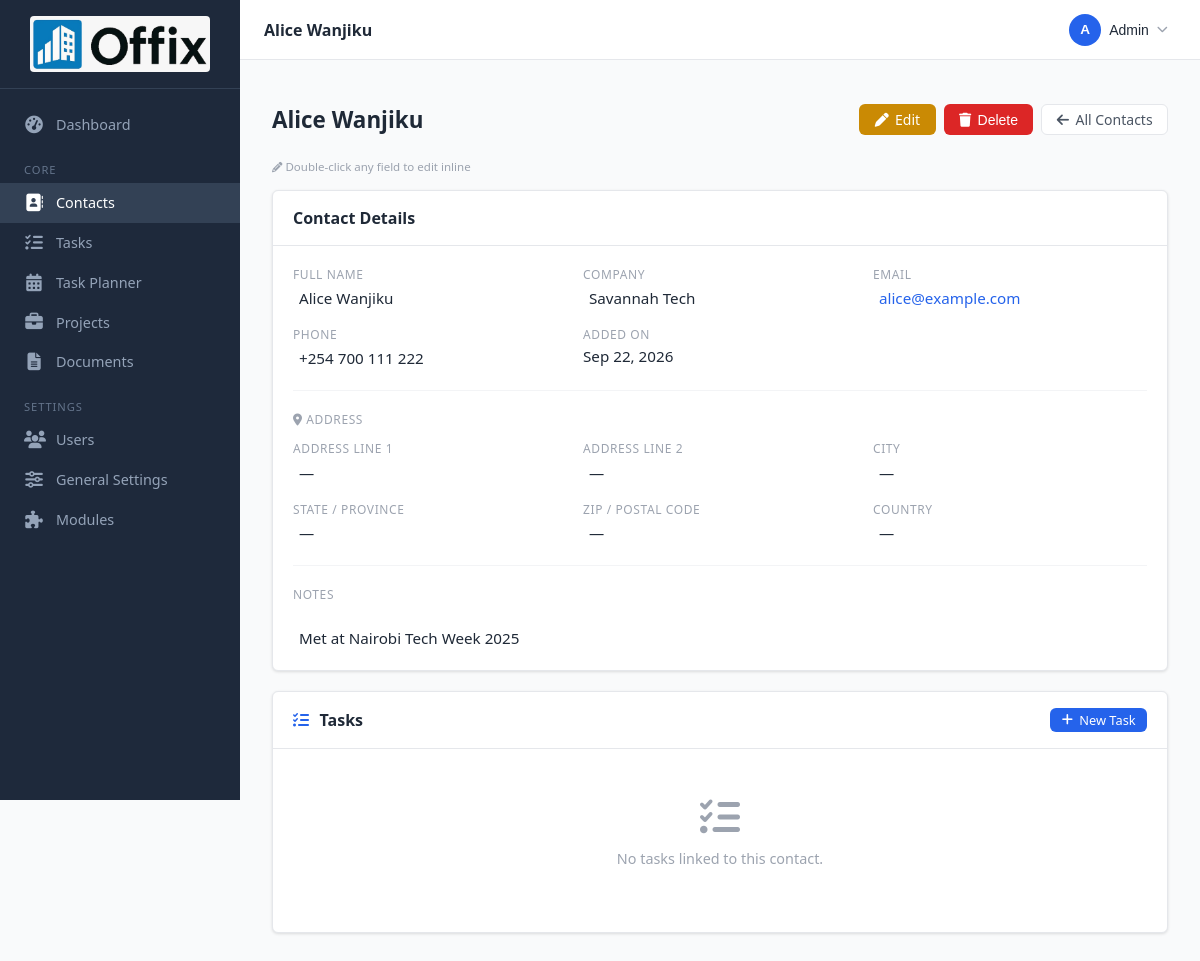
Screenshot of /contacts/4 (signed in) with the database file from the repository.
### tables this page shows
CREATE TABLE `contacts` (
  `id` int(10) unsigned NOT NULL AUTO_INCREMENT,
  `name` varchar(150) NOT NULL,
  `email` varchar(255) DEFAULT NULL,
  `phone` varchar(50) DEFAULT NULL,
  `company` varchar(150) DEFAULT NULL,
  `notes` text DEFAULT NULL,
  `address1` varchar(255) DEFAULT NULL,
  `address2` varchar(255) DEFAULT NULL,
  `city` varchar(100) DEFAULT NULL,
  `state` varchar(100) DEFAULT NULL,
  `zip` varchar(20) DEFAULT NULL,
  `country` varchar(100) DEFAULT NULL,
  `created_at` timestamp NOT NULL DEFAULT current_timestamp(),
  `updated_at` timestamp NOT NULL DEFAULT current_timestamp() ON UPDATE current_timestamp(),
  PRIMARY KEY (`id`),
  UNIQUE KEY `uq_contacts_email` (`email`)
);

### app/controllers/ContactController.php (called while the page is built, shortened)
<?php
class ContactController extends Controller
{
    private Contact $model;
    public function __construct()
    {
        $this->model = new Contact();
    }
    public function show(string $id): void
    {
        $contact = $this->model->find((int) $id);
        $tasks = $this->model->tasks((int) $id);
        $this->render('contacts.show', [
            'pageTitle' => $contact['name'],
            'contact'   => $contact,
            'tasks'     => $tasks,
        ]);
    }
}

### public/index.php (called while the page is built, shortened)
<?php
spl_autoload_register(function (string $class): void {
    $prefixMap = [
        'App\\Core\\'                => APP_PATH . '/core/',
        'App\\Controllers\\'         => APP_PATH . '/controllers/',
        'App\\Models\\'              => APP_PATH . '/models/',
        'App\\Modules\\Invoicing\\'  => ROOT_PATH . '/app/modules/invoicing/',
        'App\\Modules\\ItPlanning\\' => ROOT_PATH . '/app/modules/it_planning/',
    ];
    foreach ($prefixMap as $prefix => $baseDir) {
        if (str_starts_with($class, $prefix)) {
            $file = $baseDir . str_replace('\\', '/', substr($class, strlen($prefix))) . '.php';
            return;
        }
    }
});
require APP_PATH . '/core/helpers.php';
$router = new Router();
$router->dispatch($_SERVER['REQUEST_METHOD'], $_SERVER['REQUEST_URI']);

### app/core/Database.php (called while the page is built, shortened)
<?php
class Database
{
    private static ?PDO $instance = null;
    public static function getInstance(): PDO
    {
        if (self::$instance === null) {
            $config = require ROOT_PATH . '/config/database.php';
            $dsn = "mysql:host={$config['host']};dbname={$config['dbname']};charset={$config['charset']}";
            try {
                self::$instance = new PDO($dsn, $config['username'], $config['password'], [
                    PDO::ATTR_ERRMODE            => PDO::ERRMODE_EXCEPTION,
                    PDO::ATTR_DEFAULT_FETCH_MODE => PDO::FETCH_ASSOC,
                    PDO::ATTR_EMULATE_PREPARES   => false,
                ]);
            } catch (PDOException $e) {
                error_log('DB connection failed: ' . $e->getMessage());
                die('Database connection error. Please check your configuration.');
            }
        }
        return self::$instance;
    }
}

### app/core/Model.php (called while the page is built, shortened)
<?php
abstract class Model
{
    protected PDO $db;
    public function __construct()
    {
        $this->db = Database::getInstance();
    }
    protected function queryOne(string $sql, array $params = []): ?array
    {
        $stmt = $this->db->prepare($sql);
        $stmt->execute($params);
        $row = $stmt->fetch();
        return $row !== false ? $row : null;
    }
}

### app/models/Contact.php (called while the page is built, shortened)
<?php
class Contact extends Model
{
    private string $table = 'contacts';
    public function find(int $id): ?array
    {
        return $this->queryOne("SELECT * FROM {$this->table} WHERE id = ?", [$id]);
    }
}

### app/core/Lang.php (called while the page is built, shortened)
<?php
class Lang
{
    private static string $locale  = 'en-US';
    private static array  $strings = [];
    private static array $folderMap = [
        'en-US' => 'en',
        'de-CH' => 'de_CH',
    ];
    public static function boot(): void
    {
        $stored = $_SESSION['locale'] ?? 'en-US';
        self::$locale = $stored;
    }
    public static function getLocale(): string { return self::$locale; }
    public static function get(string $key, array $replace = []): string
    {
        $text = self::$strings[$key] ?? $key;
        return $text;
    }
    private static function load(string $locale): void
    {
        $folder = self::$folderMap[$locale] ?? 'en';
        $file   = ROOT_PATH . '/lang/' . $folder . '/app.php';
        if (file_exists($file)) {
            self::$strings = array_merge(self::$strings, require $file);
        }
    }
}

### app/core/helpers.php (called while the page is built, shortened)
<?php
function __(string $key, array $replace = []): string
{
    return Lang::get($key, $replace);
}

### app/views/contacts/show.php (the view, shortened to what this page needs)
<?php
$cid = $contact['id'];
?>
<div class="page-header">
    <h1 class="page-title ie-title"
        data-model="contact"
        data-id="<?= $cid ?>"
        data-field="name"
        data-original="<?= htmlspecialchars($contact['name']) ?>"
        title="Double-click to edit">
        <?= htmlspecialchars($contact['name']) ?>
    </h1>
    <div style="display:flex; gap:.5rem; flex-wrap:wrap;">
        <a href="/contacts/<?= $cid ?>/edit" class="btn btn-warning">
            <i class="fa-solid fa-pen"></i> Edit
        </a>
        <button class="btn btn-danger"
                data-confirm-delete="true"
                data-action="/contacts/<?= $cid ?>/delete">
            <i class="fa-solid fa-trash"></i> Delete
        </button>
        <a href="/contacts" class="btn btn-secondary">
            <i class="fa-solid fa-arrow-left"></i> All Contacts
        </a>
    </div>
</div>
<p style="font-size:.72rem; color:var(--gray-400); margin-bottom:1rem;">
    <i class="fa-solid fa-pencil" style="font-size:.65rem;"></i>
    Double-click any field to edit inline
</p>
<div class="card" style="margin-bottom:1.25rem;">
    <div class="card-header"><h2>Contact Details</h2></div>
    <div class="card-body">
        <div class="detail-grid">
            <div class="detail-item">
                <label>Full Name</label>
                <p class="ie-field"
                   data-model="contact" data-id="<?= $cid ?>" data-field="name" data-type="text">
                    <?= htmlspecialchars($contact['name']) ?>
                </p>
            </div>
            <div class="detail-item">
                <label>Company</label>
                <p class="ie-field"
                   data-model="contact" data-id="<?= $cid ?>" data-field="company" data-type="text">
                    <?= htmlspecialchars($contact['company'] ?? '') ?: '—' ?>
                </p>
            </div>
            <div class="detail-item">
                <label>Email</label>
                <p class="ie-field"
                   data-model="contact" data-id="<?= $cid ?>" data-field="email" data-type="email"
                   data-value="<?= htmlspecialchars($contact['email'] ?? '') ?>">
                    <?php if ($contact['email']): ?>
                        <a href="mailto:<?= htmlspecialchars($contact['email']) ?>">
                            <?= htmlspecialchars($contact['email']) ?>
                        </a>
                    <?php else: ?>—<?php endif; ?>
                </p>
            </div>
            <div class="detail-item">
                <label>Phone</label>
                <p class="ie-field"
                   data-model="contact" data-id="<?= $cid ?>" data-field="phone" data-type="text">
                    <?= htmlspecialchars($contact['phone'] ?? '') ?: '—' ?>
                </p>
            </div>
            <div class="detail-item">
                <label>Added On</label>
                <p><?= htmlspecialchars(date('M j, Y', strtotime($contact['created_at']))) ?></p>
            </div>
        </div>
        <hr style="border:none; border-top:1px solid var(--gray-100); margin:1.25rem 0;">
        <p style="font-size:.75rem; text-transform:uppercase; letter-spacing:.05em; color:var(--gray-400); margin-bottom:.75rem;">
            <i class="fa-solid fa-location-dot"></i> Address
        </p>
        <div class="detail-grid">
            <div class="detail-item">
                <label>Address Line 1</label>
                <p class="ie-field"
                   data-model="contact" data-id="<?= $cid ?>" data-field="address1" data-type="text">
                    <?= htmlspecialchars($contact['address1'] ?? '') ?: '—' ?>
                </p>
            </div>
            <div class="detail-item">
                <label>Address Line 2</label>
                <p class="ie-field"
                   data-model="contact" data-id="<?= $cid ?>" data-field="address2" data-type="text">
                    <?= htmlspecialchars($contact['address2'] ?? '') ?: '—' ?>
                </p>
            </div>
            <div class="detail-item">
                <label>City</label>
                <p class="ie-field"
                   data-model="contact" data-id="<?= $cid ?>" data-field="city" data-type="text">
                    <?= htmlspecialchars($contact['city'] ?? '') ?: '—' ?>
                </p>
            </div>
            <div class="detail-item">
                <label>State / Province</label>
                <p class="ie-field"
                   data-model="contact" data-id="<?= $cid ?>" data-field="state" data-type="text">
                    <?= htmlspecialchars($contact['state'] ?? '') ?: '—' ?>
                </p>
            </div>
            <div class="detail-item">
                <label>ZIP / Postal Code</label>
                <p class="ie-field"
                   data-model="contact" data-id="<?= $cid ?>" data-field="zip" data-type="text">
                    <?= htmlspecialchars($contact['zip'] ?? '') ?: '—' ?>
                </p>
            </div>
            <div class="detail-item">
                <label>Country</label>
                <p class="ie-field"
                   data-model="contact" data-id="<?= $cid ?>" data-field="country" data-type="text">
                    <?= htmlspecialchars($contact['country'] ?? '') ?: '—' ?>
                </p>
            </div>
        </div>
        <hr style="border:none; border-top:1px solid var(--gray-100); margin:1.25rem 0;">
        <div class="detail-item">
            <label>Notes</label>
            <p class="ie-field"
               data-model="contact" data-id="<?= $cid ?>" data-field="notes" data-type="textarea"
               style="white-space:pre-line; min-height:2.5rem;">
                <?= htmlspecialchars($contact['notes'] ?? '') ?: '—' ?>
            </p>
        </div>
    </div>
</div>
<div class="card">
    <div class="card-header">
        <h2><i class="fa-solid fa-list-check" style="color:var(--brand);margin-right:.4rem;"></i> Tasks</h2>
        <a href="/tasks/create" class="btn btn-sm btn-primary">
            <i class="fa-solid fa-plus"></i> New Task
        </a>
    </div>
    <?php if (empty($tasks)): ?>
        <div class="empty-state">
            <i class="fa-solid fa-list-check empty-icon"></i>
            <p>No tasks linked to this contact.</p>
        </div>
    <?php endif; ?>
</div>

### app/core/Router.php (shortened to what this page needs)
<?php
class Router
{
    private array $routes = [];
    private function addRoute(string $method, string $pattern, string|callable $handler, string $action): void
    {
        $this->routes[] = [
            'method'  => $method,
            'pattern' => $pattern,
            'handler' => $handler,
            'action'  => $action,
        ];
    }
    public function dispatch(string $method, string $uri): void
    {
        $uri = strtok($uri, '?');
        $uri = '/' . trim($uri, '/');
        foreach ($this->routes as $route) {
            if ($route['method'] !== strtoupper($method)) continue;
            $params = [];
            if ($this->matches($route['pattern'], $uri, $params)) {
                $this->call($route['handler'], $route['action'], $params);
                return;
            }
        }
    }
    private function matches(string $pattern, string $uri, array &$params): bool
    {
        $regex = preg_replace('/\{([a-zA-Z_]+)\}/', '(?P<$1>[^/]+)', $pattern);
        $regex = '#^' . $regex . '$#';
        if (preg_match($regex, $uri, $matches)) {
            return true;
        }
        return false;
    }
    private function call(string|callable $handler, string $action, array $params): void
    {
        $controller = new $handler();
        call_user_func_array([$controller, $action], $params);
    }
}

### app/views/shared/layout.php (shortened to what this page needs)
<!DOCTYPE html>
<html lang="<?= \App\Core\Lang::getLocale() === 'de-CH' ? 'de' : 'en' ?>">
<head>
    <link rel="stylesheet" href="/css/app.css">
    <link rel="stylesheet" href="https://cdnjs.cloudflare.com/ajax/libs/font-awesome/6.5.1/css/all.min.css">
</head>
<body>
<aside class="sidebar">
    <div class="sidebar-brand">
        <img src="/assets/images/logo.jpeg" alt="Logo" class="sidebar-logo">
    </div>
    <nav class="sidebar-nav">
        <a href="/"><i class="fa-solid fa-gauge-high nav-icon"></i> <?= __('nav.dashboard') ?></a>
        <div class="sidebar-section"><?= __('nav.core') ?></div>
        <a href="/contacts"><i class="fa-solid fa-address-book nav-icon"></i> <?= __('nav.contacts') ?></a>
        <a href="/tasks"><i class="fa-solid fa-list-check nav-icon"></i> <?= __('nav.tasks') ?></a>
        <a href="/tasks/planner"><i class="fa-solid fa-calendar-days nav-icon"></i> <?= __('nav.task_planner') ?></a>
        <a href="/projects"><i class="fa-solid fa-briefcase nav-icon"></i> <?= __('nav.projects') ?></a>
        <a href="/documents"><i class="fa-solid fa-file-lines nav-icon"></i> <?= __('nav.documents') ?></a>
        <?php if (($_SESSION['user_role'] ?? '') === 'admin'): ?>
        <div class="sidebar-section"><?= __('nav.settings') ?></div>
        <a href="/users"><i class="fa-solid fa-users nav-icon"></i> <?= __('nav.users') ?></a>
        <a href="/settings"><i class="fa-solid fa-sliders nav-icon"></i> <?= __('nav.settings_general') ?></a>
        <a href="/settings/modules"><i class="fa-solid fa-puzzle-piece nav-icon"></i> <?= __('nav.modules') ?></a>
        <?php endif; ?>
    </nav>
</aside>
<div class="main-wrapper">
    <header class="topbar">
        <div class="topbar-title"><?= htmlspecialchars($pageTitle ?? 'Dashboard') ?></div>
        <div class="user-menu" id="user-menu">
            <button class="user-menu-btn" onclick="document.getElementById('user-dropdown').classList.toggle('open');">
                <?php if (!empty($_SESSION['user_avatar'])): ?>
                    <img src="/file/avatars/<?= htmlspecialchars($_SESSION['user_avatar']) ?>"
                         class="topbar-avatar" alt="<?= htmlspecialchars($_SESSION['user_name'] ?? '') ?>">
                <?php else: ?>
                    <div class="topbar-avatar-initials">
                        <?= strtoupper(mb_substr($_SESSION['user_name'] ?? 'U', 0, 1)) ?>
                    </div>
                <?php endif; ?>
                <span class="topbar-username"><?= htmlspecialchars($_SESSION['user_name'] ?? '') ?></span>
                <i class="fa-solid fa-chevron-down" style="font-size:.7rem;color:var(--gray-400);"></i>
            </button>
        </div>
    </header>
    <main class="content"><?= $content ?></main>
</div>
</body>
</html>

### rows the page displays
contacts: name "Alice Wanjiku", company "Savannah Tech", email "alice@example.com", phone "+254 700 111 222", created_at "Sep 22, 2026", address1 "—", address2 "—", city "—", state "—", zip "—", country "—", notes "Met at Nairobi Tech Week 2025"
